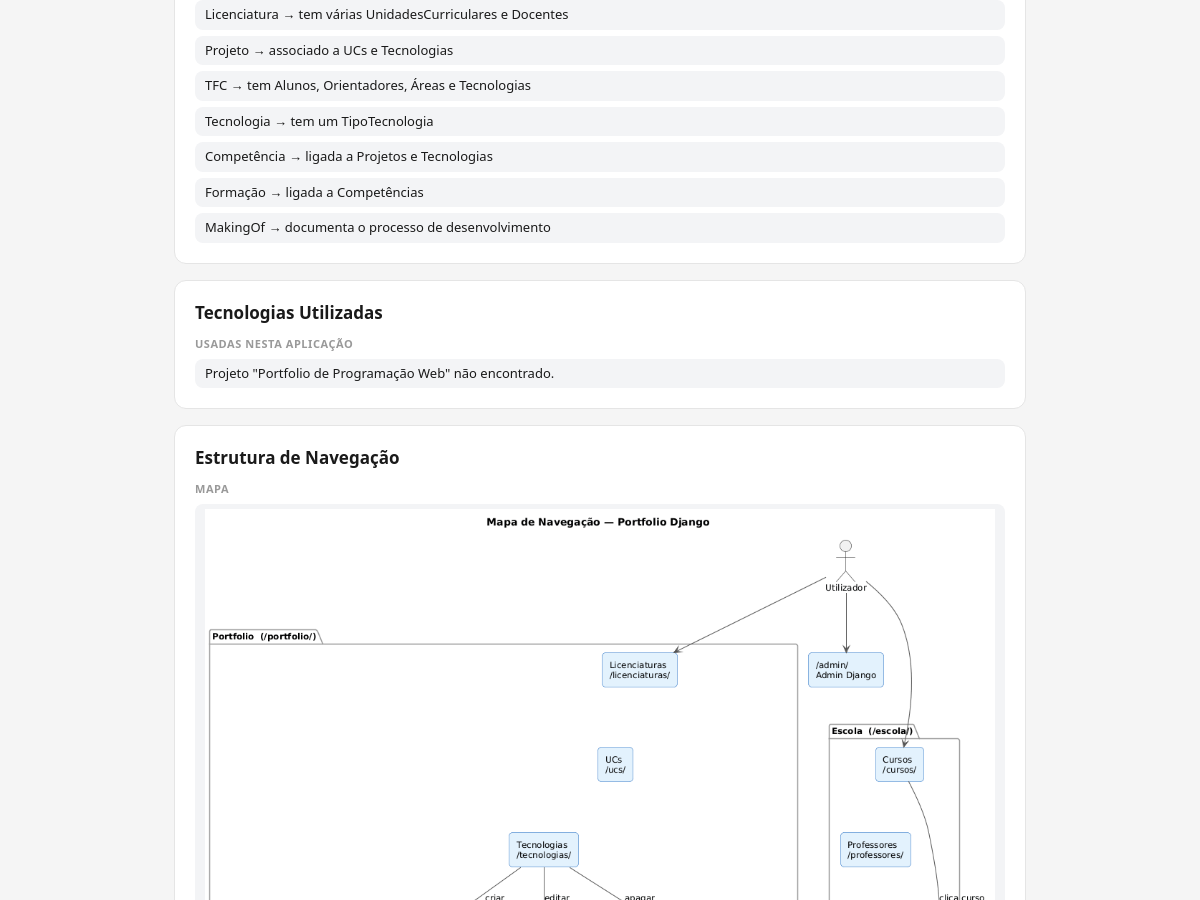
The page /portfolio/sobre/ (middle part) on the database as committed earlier.
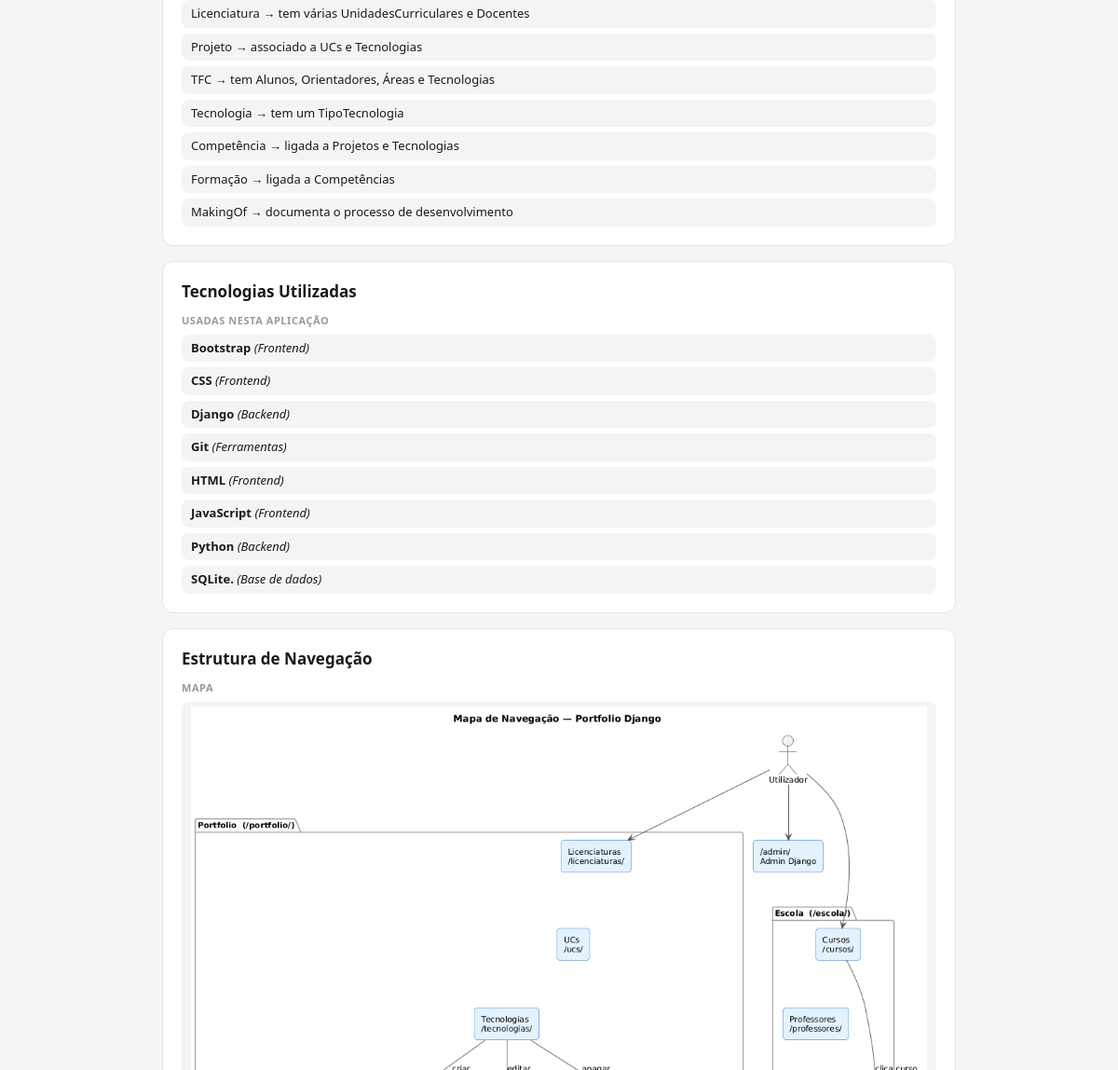
The same page on the database as committed later.
### portfolio/models.py (models this page shows, shortened)
class Tecnologia(models.Model):
    class Categoria(models.TextChoices):
        LINGUAGEM = "linguagem", "Linguagem de programação"
        FRAMEWORK = "framework", "Framework"
        BASE_DADOS = "base_dados", "Base de dados"
        FERRAMENTA = "ferramenta", "Ferramenta"
        PLATAFORMA = "plataforma", "Plataforma"
        OUTRA = "outra", "Outra"
    class Nivel(models.TextChoices):
        INICIANTE = "iniciante", "Iniciante"
        INTERMEDIO = "intermedio", "Intermédio"
        AVANCADO = "avancado", "Avançado"
    nome = models.CharField(max_length=100, unique=True)
    tipo = models.ForeignKey(
        TipoTecnologia,
        on_delete=models.SET_NULL,
        null=True,
        blank=True,
        related_name='tecnologias',
    )
    categoria = models.CharField(
        max_length=20,
        choices=Categoria.choices,
        blank=True,
    )
    descricao = models.TextField(blank=True)
    logo = models.ImageField(upload_to="tecnologias/", blank=True)
    website = models.URLField(
        blank=True,
        help_text="Website oficial da tecnologia.",
    )
    interesse = models.PositiveSmallIntegerField(
        validators=[MinValueValidator(1), MaxValueValidator(5)],
        blank=True,
        null=True,
        help_text="Classificação pessoal entre 1 e 5.",
    )
    nivel = models.CharField(max_length=15, choices=Nivel.choices, blank=True)
    class Meta:
        ordering = ["nome"]
        verbose_name = "tecnologia"
        verbose_name_plural = "tecnologias"

class TipoTecnologia(models.Model):
    nome = models.CharField(max_length=50, unique=True)
    class Meta:
        ordering = ["nome"]
        verbose_name = "tipo de tecnologia"
        verbose_name_plural = "tipos de tecnologia"
    def __str__(self):
        return self.nome

### portfolio/views.py (the view)
# urls.py: path('sobre/', views.sobre_view, name='sobre'),
def sobre_view(request):
    projeto_portfolio = Projeto.objects.prefetch_related('tecnologias__tipo').filter(titulo='Portfolio de Programação Web').first()
    makingof = MakingOf.objects.all()
    return render(request, 'portfolio/sobre.html', {'projeto': projeto_portfolio, 'makingof': makingof})

### accounts/context_processors.py (called while the page is built)
def is_gestor(request):
    authenticated = request.user.is_authenticated
    superuser = authenticated and request.user.is_superuser
    gestor = authenticated and (
        superuser or request.user.groups.filter(name='gestor-portfolio').exists()
    )
    autor = authenticated and (
        superuser or request.user.groups.filter(name='autores').exists()
    )
    return {'is_gestor': gestor, 'is_autor': autor}

### portfolio/templates/portfolio/sobre.html (shortened to what this page needs)
{% extends "portfolio/base.html" %}
{% block content %}
<section>
    <article>
        <section>
            <ul>
                <li>Licenciatura → tem várias UnidadesCurriculares e Docentes</li>
                <li>Projeto → associado a UCs e Tecnologias</li>
                <li>TFC → tem Alunos, Orientadores, Áreas e Tecnologias</li>
                <li>Tecnologia → tem um TipoTecnologia</li>
                <li>Competência → ligada a Projetos e Tecnologias</li>
                <li>Formação → ligada a Competências</li>
                <li>MakingOf → documenta o processo de desenvolvimento</li>
            </ul>
        </section>
    </article>
    <article>
        <header><h3>Tecnologias Utilizadas</h3></header>
        <section>
            <h4>Usadas nesta aplicação</h4>
            <ul>
                {% if projeto %}
                    {% for tec in projeto.tecnologias.all %}
                    <li>
                        <strong>{{ tec.nome }}</strong>
                        {% if tec.tipo %}<em>({{ tec.tipo }})</em>{% endif %}
                    </li>
                    {% empty %}
                    <li>Sem tecnologias associadas ao projeto.</li>
                    {% endfor %}
                {% else %}
                    <li>Projeto "Portfolio de Programação Web" não encontrado.</li>
                {% endif %}
            </ul>
        </section>
    </article>
    <article>
        <header><h3>Estrutura de Navegação</h3></header>
        <section>
            <h4>Mapa</h4>
            <ul>
                <li><img src="/media/sobre/nav.png" alt="Mapa de Navegação" style="max-width:100%"></li>
            </ul>
        </section>
    </article>
</section>
{% endblock %}

Rows that differ between the two databases and show on the page:
now on this page (row edited): Tecnologia: nome "Bootstrap", tipo "Frontend"
now on this page (row edited): Tecnologia: nome "CSS", tipo "Frontend"
now on this page (row edited): Tecnologia: nome "Django", tipo "Backend"
now on this page (row edited): Tecnologia: nome "Git", tipo "Ferramentas"
now on this page (row edited): Tecnologia: nome "HTML", tipo "Frontend"
now on this page (row edited): Tecnologia: nome "JavaScript", tipo "Frontend"
now on this page (row edited): Tecnologia: nome "Python", tipo "Backend"
now on this page (row edited): Tecnologia: nome "SQLite.", tipo "Base de dados"
Other text that changed with them:
text no longer shown: "Projeto \"Portfolio de Programação Web\" não encontrado."
